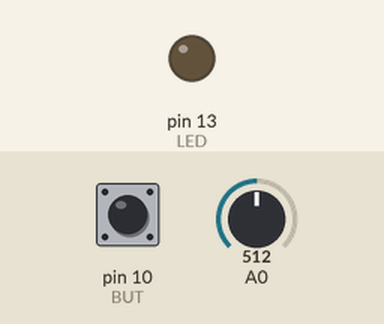
Recording of a sketch running on a simulated Arduino Uno, built with avr-gcc and run on an emulated ATmega328P. Parts: output pins drawn as LEDs (lit = HIGH). Inputs (shaded band) come from the test bench; at power-on: pin 10 (BUT) HIGH, A0 = 512. What the sketch prints to the serial monitor is not drawn.

Above: at 1.3 s.
1.4 s: pin 10 (BUT) pulled LOW for 0.6 s
At 2.1 s:
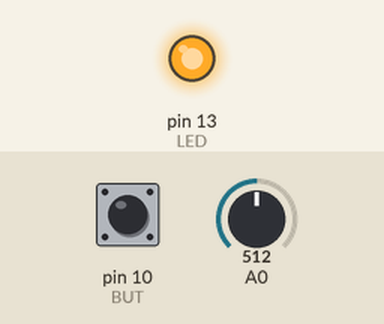
5.5 s: pin 10 (BUT) pulled LOW for 1 s
At 6.4 s:
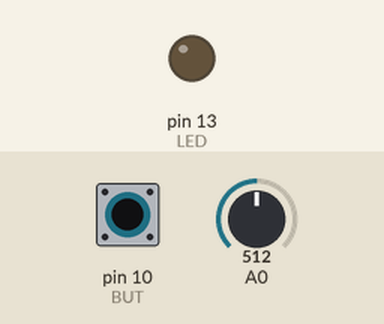
8.0 s: pin 10 (BUT) pulled LOW for 3.2 s
At 8.4 s:
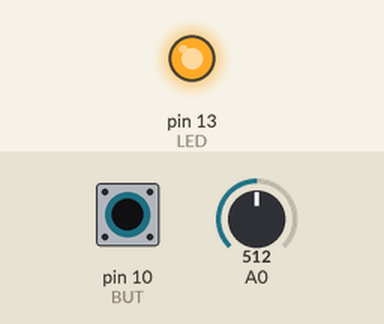
Timing chart, 0 to 11.0 s (numbered marks = the images above; inputs shaded):
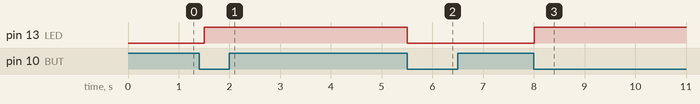

The sketch:

Determine_the_lighting_in_the_room.ino
```cpp
/*
 * This code help you to determine the daylightInTheRoom that should be implementet in the main
 * code for "Leave the room". This code is only used for installment.
 * You should test the code with the LED on and off. Add a button to the code.
 * Make sure that the number you choose for daylightInTheRoom is below the number of the LED on
 * but when the LED is off it shouldn't be higher than the final number choosen.
 * e.g. if you but the LDR really close to a red LED the LDR will show something close to 800.
 * Therefore the final number choosen for daylightInTheRoom will be 780. Also checking that the
 * normal daylight in the room doesn't come over 780
 *
 * Made by Marie Sophie Mudge Woods s194384
*/
//The hardware setup:
//The light sencor should be no further away than 1 cm from the LED

//Defines LED and button
const int LED = 13;
const int BUT = 10;
int buttonState;

//Defines function
void button () {
  // read the pushbutton input pin:
  buttonState = digitalRead(BUT);
  // Change the state of the light if the button is pushed
  if (!buttonState) { // Read the value of the button. Due to pull-up resistor, the logic is reversed.
    // false = pressed, true = not pressed.
    digitalWrite(LED, !digitalRead(LED)); // Set the value of the led to the opposite of its current state
    while (buttonState == digitalRead(BUT)) { // while the button is pressed, be stuck in a loop until it is released.
      delay(50); // It is necessary to have some small delay in loops
    }
  }
}

void setup() {
  // initialize serial communication at 9600 bits per second:
  Serial.begin(9600);
  pinMode(LED, OUTPUT);
  pinMode(BUT, INPUT_PULLUP);
  digitalWrite(LED, LOW); //Start with the LED off
}

void loop() {
  // reads the input on analog pin A0 (value between 0 and 1023)
  int analogValue = analogRead(A0);
  Serial.print("Your daylightInTheRoom is: ");
  Serial.print(analogValue);   // the raw analog reading

  button (); // For the button that controls the LED


  // We'll have a few threshholds, qualitatively determined
  if (analogValue < 10) {
    Serial.println(" - Dark");
  } else if (analogValue < 200) {
    Serial.println(" - Dim");
  } else if (analogValue < 500) {
    Serial.println(" - Light");
  } else if (analogValue < 800) {
    Serial.println(" - Bright");
  } else {
    Serial.println(" - Very bright");
  }

  delay(500);
}
```

Measured:
- after the input at 1.4 s, pin 13 (LED): LOW → HIGH after 0.10 s
- after the input at 5.5 s, pin 13 (LED): HIGH → LOW at once
- after the input at 8.0 s, pin 13 (LED): LOW → HIGH at once
